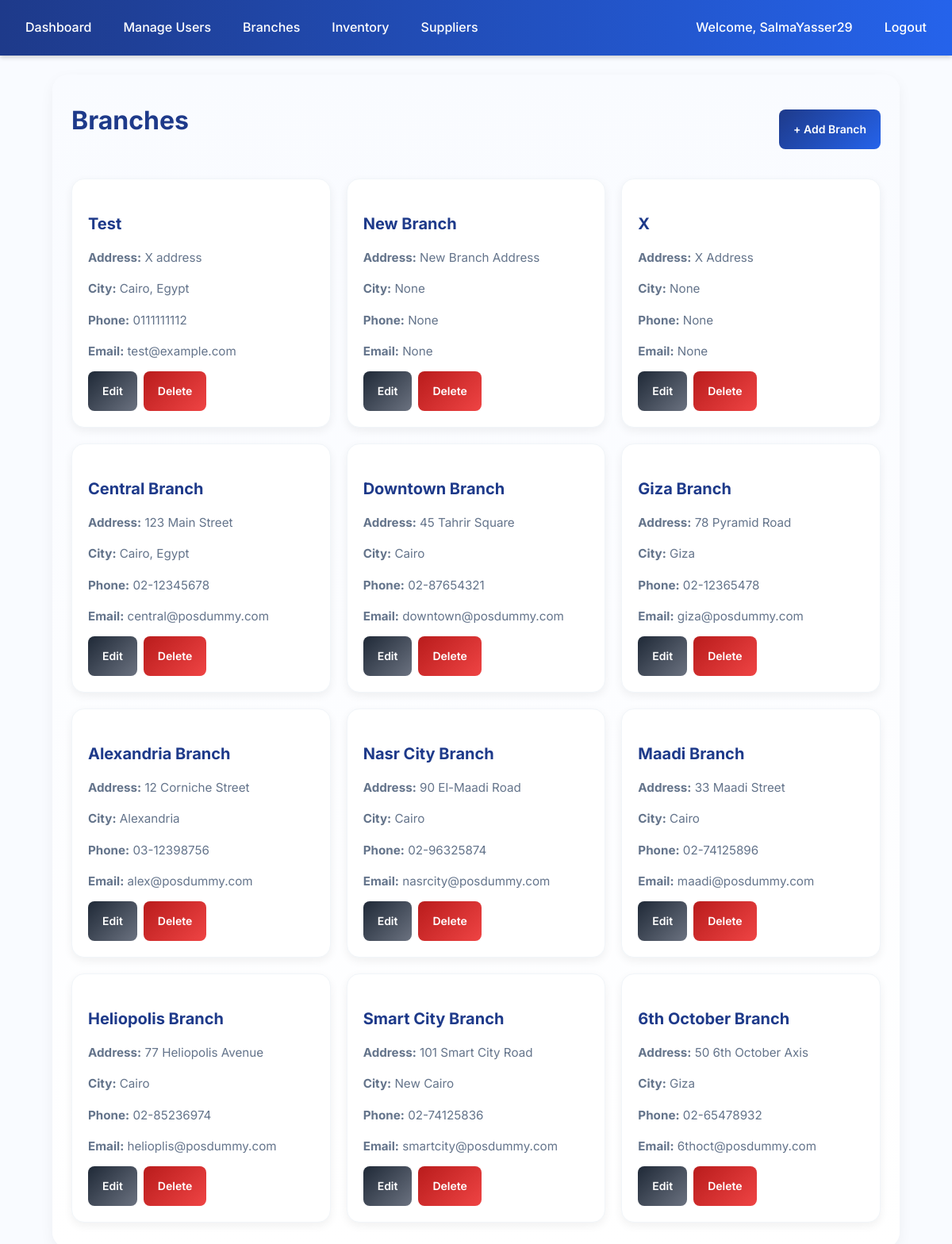
The page /branches/ (signed in) on the database its author committed.
### accounts/models.py (models this page shows, shortened)
class User(AbstractUser):
    ROLE_CHOICES = (
        ('admin', 'Admin'),
        ('manager', 'Manager'),
        ('cashier', 'Cashier'),
    )
    role = models.CharField(max_length=20, choices=ROLE_CHOICES, default='cashier')
    branch = models.ForeignKey('branches.Branch', null=True, blank=True, on_delete=models.SET_NULL)
    added_by = models.ForeignKey(
        'self', null=True, blank=True, on_delete=models.SET_NULL, related_name='added_users'
    )
    profile_image = models.ImageField(upload_to="profiles/", null=True, blank=True)

### branches/models.py (models this page shows, shortened)
class Branch(models.Model):
    name = models.CharField(max_length=100)
    address = models.TextField(blank=True, null=True)
    city = models.CharField(max_length=50, blank=True, null=True)
    phone = models.CharField(max_length=20, blank=True, null=True)
    email = models.EmailField(blank=True, null=True)
    website = models.URLField(blank=True, null=True)

### branches/views.py (the view)
# urls.py: path("", views.index, name="index"),
@login_required
def index(request):
    branches = Branch.objects.all()
    return render(request, "branches/index.html", {"branches": branches})

### branches/templates/branches/index.html (shortened to what this page needs)
{% extends "accounts/layout.html" %}
{% block content %}
    <div class="page-header">
        <h1 class="page-title">Branches</h1>
        {% if request.user.is_superuser %}
        <a href="{% url 'branches:branch_create' %}" class="btn-primary">+ Add Branch</a>
        {% endif %}
    </div>
    {% if branches %}
    <div class="branches-list">
        {% for branch in branches %}
        <div class="branch-card card-link">
            <h3>{{ branch.name }}</h3>
            <p><strong>Address:</strong> {{ branch.address }}</p>
            <p><strong>City:</strong> {{ branch.city }}</p>
            <p><strong>Phone:</strong> {{ branch.phone }}</p>
            <p><strong>Email:</strong> {{ branch.email }}</p>
            {% if request.user.is_superuser %}
            <div class="actions">
                <a href="{% url 'branches:branch_edit' branch.id %}" class="btn-secondary ">Edit</a>
                <a href="{% url 'branches:branch_delete' branch.id %}" class="btn-danger ">Delete</a>
            </div>
            {% endif %}
        </div>
        {% endfor %}
    </div>
    {% else %}
    <div class="alert info" style="text-align:center;">No branches found.</div>
    {% endif %}
{% endblock %}

### accounts/templates/accounts/layout.html (shortened to what this page needs)
{% load static %}
<!DOCTYPE html>
<html lang="en">
<head>
    <link rel="stylesheet" href="{% static 'css/styles.css' %}">
    <link rel="stylesheet" href="https://cdn.jsdelivr.net/npm/bootstrap-icons@1.11.1/font/bootstrap-icons.css">
</head>
<body>
    {% if user.is_authenticated and request.resolver_match.url_name != "login" %}
        <nav class="navbar">
            <a href="{% url 'accounts:dashboard' %}">Dashboard</a>
            {% if user.is_superuser %}
                <a href="{% url 'accounts:manage_users' %}">Manage Users</a>
                <a href="{% url 'branches:index' %}">Branches</a>
                <a href="{% url 'inventory:index' %}">Inventory</a>
                <a href="{% url 'inventory:supplier_list' %}?branch={{ user.branch.id }}">Suppliers</a>
            {% elif user.role == "manager" %}
                <a href="{% url 'reports:dashboard' %}?branch={{ user.branch.id }}">Reports</a>
            {% elif user.role == "cashier" %}
                <a href="{% url 'customers:index' %}?branch={{ user.branch.id }}">Customers</a>
                <a href="{% url 'sales:pos' %}?branch={{ user.branch.id }}">Sales</a>
            {% endif %}
            <span class="navbar-text" style="margin-left: auto;">
                <a href="{% url 'accounts:profile' %}">Welcome, {{ user.get_full_name|default:user.username }}</a>
            </span>
            <a href="{% url 'accounts:logout' %}">Logout</a>
        </nav>
    {% endif %}
    <main class="container">
        {% block content %}{% endblock %}
    </main>
</body>
</html>

### accounts/static/css/styles.css (style rules this page uses)
:root { --blue-dark: #1e3a8a; --blue: #2563eb; --blue-light: #3b82f6; --blue-lighter: #60a5fa; --blue-soft: #93c5fd; --red-dark: #b91c1c; --red: #ef4444; --red-light: #f87171; --green-dark: #15803d; --green: #16a34a; --green-light: #22c55e; --green-lighter: #4ade80; --green-soft: #bbf7d0; --teal-dark: #0f766e; --teal: #14b8a6; --teal-light: #2dd4bf; --teal-lighter: #5eead4; --teal-soft: #ccfbf1; --yellow-dark: #d97706; --yellow: #facc15; --yellow-light: #fde047; --gray-dark: #1f2937; --gray: #6b7280; --gray-light: #d1d5db; --gray-lighter: #f3f4f6; --gray-soft: #e5e7eb; --bg-light: #f9fbff; --text-dark: #1e293b; --text-muted: #64748b; }
body { font-family: "Inter", sans-serif; background: var(--bg-light); color: var(--text-dark); margin: 0; line-height: 1.6; }
a { text-decoration: none; color: inherit; }
.navbar { background: linear-gradient(90deg, var(--blue-dark), var(--blue)); padding: 14px 20px; display: flex; gap: 16px; align-items: center; color: #fff; box-shadow: 0 2px 6px rgba(0, 0, 0, 0.2); }
.navbar a { color: #fff; padding: 8px 12px; border-radius: 6px; font-weight: 500; transition: background 0.2s, transform 0.2s; }
.container { max-width: 85%; margin: 24px auto; padding: 32px 24px; background: linear-gradient(180deg, #f9fbff 0%, #ffffff 100%); border-radius: 20px; box-shadow: 0 6px 18px rgba(0, 0, 0, 0.05); animation: fadeIn 0.6s ease-in-out; }
.page-header { display: flex; justify-content: space-between; align-items: center; margin-bottom: 24px; }
.page-title { font-size: 1.5rem; font-weight: 700; color: var(--blue-dark); margin: 0; margin-bottom: 3vh; }
button, .btn-primary, .btn-secondary, .btn-danger, .btn-warning, .btn-success, .btn-info { display: inline-flex; align-items: center; justify-content: center; height: 50px; padding: 0 18px; border-radius: 8px; font-weight: 600; cursor: pointer; transition: background 0.3s, transform 0.2s, box-shadow 0.3s; border: none; font-size: 14px; }
.btn-primary { background: linear-gradient(135deg, var(--blue-dark), var(--blue)); color: #fff; }
.btn-secondary { background: linear-gradient(135deg, var(--gray-dark), var(--gray)); color: #fff; }
.btn-danger { background: linear-gradient(135deg, var(--red-dark), var(--red)); color: #fff; }
.card-link { display: block; border-radius: 16px; }
.branches-list { display: grid; grid-template-columns: repeat(auto-fit, minmax(260px, 1fr)); gap: 20px; }
.branch-card { background: #fff; padding: 20px; border-radius: 14px; border: 1px solid #f1f5f9; box-shadow: 0 3px 8px rgba(0,0,0,0.05); transition: transform 0.2s, box-shadow 0.2s, background 0.3s; }
.branch-card h3 { font-size: 1.1rem; font-weight: 700; color: var(--blue-dark); margin-bottom: 6px; }
.branch-card p { font-size: 0.95rem; color: var(--text-muted); }
.actions { margin-top: 12px; display: flex; gap: 10px; }
.branches-list { display: grid; grid-template-columns: repeat(auto-fit, minmax(260px, 1fr)); gap: 20px; margin-top: 20px; }
.branch-card { background: #fff; padding: 20px; border-radius: 16px; border: 1px solid #f1f5f9; box-shadow: 0 4px 12px rgba(0,0,0,0.06); transition: transform 0.25s, box-shadow 0.3s, background 0.3s; position: relative; }
.branch-card h3 { font-size: 1.25rem; font-weight: 700; color: var(--blue-dark); margin-bottom: 12px; }
.branch-card p { font-size: 0.95rem; color: var(--text-muted); margin-bottom: 6px; }
.branch-card .actions { margin-top: 12px; display: flex; gap: 8px; }
.page-title { font-size: 1.8rem; font-weight: 700; color: var(--blue-dark); margin-bottom: 1rem; }
.page-title { font-size: 2rem; margin-bottom: 1.5rem; color: var(--blue-dark); font-weight: 700; }

### rows shown on the page
User: get_full_name "SalmaYasser29"
Branch: name "Test", address "X address", city "Cairo, Egypt", phone "0111111112", email "test@example.com"
Branch: name "New Branch", address "New Branch Address", city "None", phone "None", email "None"
Branch: name "X", address "X Address", city "None", phone "None", email "None"
Branch: name "Central Branch", address "123 Main Street", city "Cairo, Egypt", phone "02-12345678", email "central@posdummy.com"
Branch: name "Downtown Branch", address "45 Tahrir Square", city "Cairo", phone "02-87654321", email "downtown@posdummy.com"
Branch: name "Giza Branch", address "78 Pyramid Road", city "Giza", phone "02-12365478", email "giza@posdummy.com"
Branch: name "Alexandria Branch", address "12 Corniche Street", city "Alexandria", phone "03-12398756", email "alex@posdummy.com"
Branch: name "Nasr City Branch", address "90 El-Maadi Road", city "Cairo", phone "02-96325874", email "nasrcity@posdummy.com"
Branch: name "Maadi Branch", address "33 Maadi Street", city "Cairo", phone "02-74125896", email "maadi@posdummy.com"
Branch: name "Heliopolis Branch", address "77 Heliopolis Avenue", city "Cairo", phone "02-85236974", email "helioplis@posdummy.com"
Branch: name "Smart City Branch", address "101 Smart City Road", city "New Cairo", phone "02-74125836", email "smartcity@posdummy.com"
Branch: name "6th October Branch", address "50 6th October Axis", city "Giza", phone "02-65478932", email "6thoct@posdummy.com"
